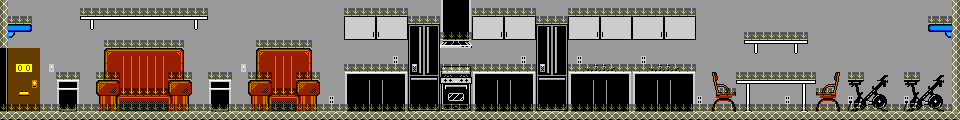

Below is a game level as drawn by its tile map, then a one-line description and the .tmx that defines it (tile-layer data replaced by summaries):
An orthogonal 120x15 tile map with 8x8 px tiles, 5 tile layers (pal3, pal2, pal1, pal0, ...), 5 tilesets.

<map version="1.9" tiledversion="1.9.2" orientation="orthogonal" renderorder="right-down" width="120" height="15" tilewidth="8" tileheight="8" infinite="0" nextlayerid="6" nextobjectid="1">
 <editorsettings>
  <export target="../tiled exports/condo5-1/condo5-1.csv" format="csv" />
 </editorsettings>
 <tileset firstgid="1" source="../condo_tiles_bw.tsx" />
 <tileset firstgid="257" source="../condo_0.tsx" />
 <tileset firstgid="513" source="../condo_plat.tsx" />
 <tileset firstgid="769" source="../condo_1.tsx" />
 <tileset firstgid="1025" source="../condo_tiles_blue.tsx" />
 <layer id="2" name="pal3" width="120" height="15">
  <data>[1800 cells, 1800 non-empty, 104 distinct tile ids]</data>
 </layer>
 <layer id="1" name="pal2" width="120" height="15">
  <data>[1800 cells, 8 non-empty, 5 distinct tile ids]</data>
 </layer>
 <layer id="3" name="pal1" width="120" height="15">
  <data>[1800 cells, 175 non-empty, 52 distinct tile ids]</data>
 </layer>
 <layer id="4" name="pal0" width="120" height="15">
  <data>[1800 cells, 32 non-empty, 5 distinct tile ids]</data>
 </layer>
 <layer id="5" name="platform" width="120" height="15" opacity="0.44">
  <data>[1800 cells, 431 non-empty, 2 distinct tile ids]</data>
 </layer>
</map>
